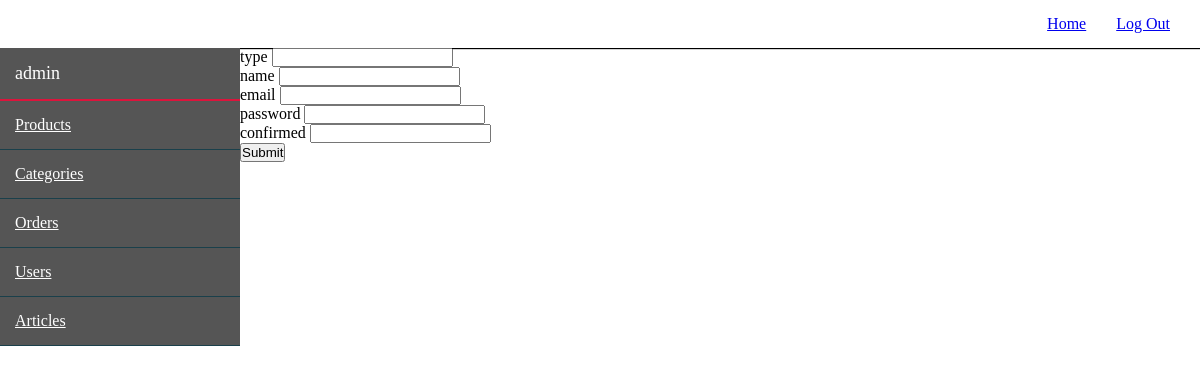
The app's page /admin/add/clients (signed in) with its own data.
### tables this page shows
CREATE TABLE `fields_meta` (
  `id` int(11) NOT NULL,
  `name` varchar(50) NOT NULL,
  `table_name` varchar(50) NOT NULL,
  `type` enum('text','email','disabled','file','password','date','number','bigText') NOT NULL,
  `caption` varchar(50) NOT NULL
);

### core/routing/Route.php (called while the page is built, shortened)
<?php
class Route
{
    protected $uri;
    protected $method;
    public function __construct(string $uri, string $action, string $method = null)
    {
        $this->uri = $uri;
        $temp = explode('/', $action);
        $this->method = $method;
    }
    protected function checkMethod(string $method): bool
    {
        if($this->method === null) {
            return true;
        }
        return strtolower($this->method) === strtolower($method);
    }
    public function checkURI($uri): bool
    {
        return preg_match("~^$this->uri$~", $uri);
    }
    public function checkRequest(Request $request): bool
    {
        if(!$this->checkMethod($request->method)){
            return false;
        }
        if(!$this->checkURI($request->uri)) {
            return false;
        }
        return true;
    }
}
function route(string $uri, string $action, string $method = null) {
    return new Route($uri, $action, $method);
}

### config/routes.php (called while the page is built, shortened)
<?php
    return [
        route('', 'PageController/showHomePage'),
        route('contact', 'PageController/showContactPage'),
        route('about', 'PageController/showAboutPage'),
        route('blog', 'PageController/showBlogPage'),
        route('single/([0-9]+)', 'PageController/showSinglePage/$1'),
        route('cake/([0-9]+)', 'PageController/showCakePage/$1'),
        route('login', 'AuthController/showLoginForm', GET),
        route('login', 'AuthController/processLogin', POST),
        route('register', 'AuthController/showRegistrationForm', GET),
        route('register', 'AuthController/processRegistration', POST),
        route('logout', 'AuthController/logout'),
        route('admin/list/([a-z]+)/([0-9]+)', 'AdminController/listAdminPage/$1/$2'),
        route('admin/add/([a-z]+)', 'AdminController/addShowAdminPage/$1', GET),
        route('admin/add/([a-z]+)', 'AdminController/addProcessAdminPage/$1', POST),
        route('admin/delete/([a-z]+)/([0-9]+)', 'AdminController/deleteAdminPage/$1/$2'),
        route('admin/update/([a-z]+)/([0-9]+)', 'AdminController/updateShowAdminPage/$1/$2', GET),
        route('admin/update/([a-z]+)/([0-9]+)', 'AdminController/updateProcessAdminPage/$1/$2', POST),
        route('api/products', 'APIController/getProducts'),
        route('api/products/byId', 'APIController/getProductsById'),
        route('makeOrder', 'OrdersController/newOrder'),
        route('confirm', 'AuthController/showLoginForm')
    ];

### core/routing/RequestFormer.php (called while the page is built, shortened)
<?php
class RequestFormer
{
    public static function getRequest(): Request {
        $request = new Request();
        if(!empty($_SERVER['REQUEST_URI'])){
            $uri = str_replace(ROOT_DIR, '', urldecode($_SERVER['REQUEST_URI']));
            $uri = trim($uri, '/');
            $request->uri = $uri;
        }
        $request->method = $_SERVER['REQUEST_METHOD'];
        return $request;
    }
}

### core/view/View.php (called while the page is built, shortened)
<?php
class View
{
    protected $view;
    protected $params;
    public function __construct(string $view, array $params = null)
    {
        $this->view = $view;
        $this->params = $params;
    }
    public function show() {
        $params = $this->params;
        require_once ROOT . '/views/' . $this->view . '.php';
    }
}

### index.php (called while the page is built, shortened)
<?php
$router = new \core\Router();
    $router->run();

### model/services/AuthService.php (called while the page is built, shortened)
<?php
class AuthService
{
    public static function getName()
    {
        return $_SESSION['USER']['name'];
    }
}

### core/dataBase/Database/Database.php (called while the page is built, shortened)
<?php
class Database
{
    private $connection;
    public function __construct(PDO $connection)
    {
        $this->connection = $connection;
    }
    public function query(string $query, array $params = null, string $fetchClass = null): array {
        $sth = $this->connection->prepare($query);
        $sth->execute($params);
        if($fetchClass) {
            $sth->setFetchMode(PDO::FETCH_CLASS, $fetchClass);
        } else {
            $sth->setFetchMode(PDO::FETCH_ASSOC);
        }
        $result = [
            'data' => $sth->fetchAll(),
            'error' => $sth->errorInfo()
        ];
        return $result;
    }
}

### core/dataBase/SQL.php (called while the page is built, shortened)
<?php
require_once 'Database/Database.php';
class SQL
{
    private static $dbh;
    private $connection;
    private $query;
    private $params;
    function __construct(PDO $connection = null)
    {
        if ($connection) {
            $this->connection = new Database($connection);
        } else {
            $this->connection = new Database(self::$dbh);
        }
        $this->params = [];
        $this->query = [];
    }
    public static function setConnection(PDO $dbh): void
    {
        self::$dbh = $dbh;
    }
    public function table(array $table): SQL
    {
        $this->query['table'] = $table;
        return $this;
    }
    public function select(array $cols = []): SQL
    {
        $this->query['select'] = $cols;
        return $this;
    }
    public function where(array $conditions): SQL
    {
        $this->query['where'] = $conditions;
        return $this;
    }
    private function buildQuery(): string
    {
        $qStr = '';
        if ($this->checkCommand('delete')) {
            $qStr = $this->formDeleteQuery();
        } elseif ($this->checkCommand('select')) {
            $qStr = $this->formSelectQuery();
        } elseif ($this->checkCommand('insert')) {
            $qStr = $this->formInsertQuery();
        } elseif ($this->checkCommand('update')) {
            $qStr = $this->formUpdateQuery();
        }
        return $qStr;
    }
    private function formSelectQuery(): string
    {
        $qStr = 'SELECT ';
        $qStr .=  ($this->query['select'])?
            implode(', ', $this->query['select']) : '*';
        if($this->checkCommand('table')){
            $this->addFrom($qStr, $this->query['table']);
        }
        if ($this->checkCommand('where')) {
            $this->addWhere($qStr, $this->query['where']);
        }
        return $qStr;
    }
    private function addWhere(string &$qStr, array &$params, string $prefix = 'where_')
    {
        $firstCond = array_shift($params);
        $qStr .= ' WHERE ' . $firstCond->getLeft() . ' '
            . $firstCond->getOperation() . $this->getNamedParam($prefix, 0);
        $this->params[$this->getNamedParam($prefix, 0)] = $firstCond->getRight();
    }
    private function getNamedParam(string $prefix, int $num): string
    {
        return ':' . $prefix . $num;
    }
    private function checkCommand(string $command): bool
    {
        if (array_key_exists($command, $this->query)) {
            return true;
        }
        return false;
    }
    private function substituteQueryParams(string $query, array $params = null): string
    {
        foreach ($params as $key => &$value) {
            $query = str_replace($key,  $this->connection->quote($value) , $query);
        }
        return $query;
    }
    public function exec(string $fetchClass = null): SQLResult
    {
        $query = $this->buildQuery();
        $answer = $this->connection->query($query, $this->params, $fetchClass);
        $query = $this->substituteQueryParams($query, $this->params);
        return new SQLResult($answer['data'], $query, $answer['error']);
    }
}

### controllers/AdminController.php (called while the page is built, shortened)
<?php
class AdminController
{
    public function addShowAdminPage($tableName){
        $fields = $this->getDB()->table(['fields_meta'])
            ->select()->where([\database\sql\equals('table_name', $tableName)])->exec()->getData();
        $params = [
            'title' => APP_TITLE,
            'page' => 'home',
            'fields' => $fields,
            'tab' => ucfirst($tableName),
            'pageName'=>$tableName
        ];
        return \core\view('adminAdd', $params);
    }
}

### core/dataBase/conditions/Condition.php (called while the page is built, shortened)
<?php
abstract class Condition
{
    private $left;
    private $right;
    public function __construct($leftOperand, $rightOperand)
    {
        $this->left = $leftOperand;
        $this->right = $rightOperand;
    }
    public function getLeft()
    {
        return $this->left;
    }
    public function getRight()
    {
        return $this->right;
    }
}

### core/dataBase/conditions/Equals.php (called while the page is built, shortened)
<?php
require_once 'Condition.php';
class Equals extends Condition
{
    public function getOperation(): string
    {
        return '=';
    }
}

### views/adminAdd.php (the view, shortened to what this page needs)
<!DOCTYPE html>
<html>
<head>
</head>
<body>
<header>
    <div class="links">
        <a href="<?= ROOT_DIR ?>">Home</a>
        <a href="<?= ROOT_DIR.'/logout' ?>">Log Out</a>
    </div>
</header>
<section class="content">
    <div class="sidebar">
        <div class="user">
            <?= AuthService::getName() ?>
        </div>
        <div class="menu">
            <div class="item"><a href="<?= ROOT_DIR.'/admin/list/products/1' ?>">Products</a></div>
            <div class="item"><a href="<?= ROOT_DIR.'/admin/list/category/1' ?>">Categories</a></div>
            <div class="item"><a href="<?= ROOT_DIR.'/admin/list/orders/1' ?>">Orders</a></div>
            <div class="item"><a href="<?= ROOT_DIR.'/admin/list/clients/1' ?>">Users</a></div>
            <div class="item"><a href="<?= ROOT_DIR.'/admin/list/articles/1' ?>">Articles</a></div>
        </div>
    </div>
    <div class="tableContent">
        <form method="post" action="<?= ROOT_DIR.'/admin/add/'.$params['pageName'] ?>" id="form1" enctype="multipart/form-data">
            <?php foreach ($params['fields'] as $field) {
                if ($field['name'] == 'id' ) {continue;} ?>
                <?= $field['name'] ?>
                <?php
                 if ($field['type'] == 'bigText') {
                ?>
                     <textarea name="<?= $field['name'] ?>">
                     </textarea>
                <?php } else { ?>
                     <input name="<?= $field['name'] ?>" type="<?= $field['type'] ?>"
                         <?php if($field['type']=='file'){?>
                             accept="image/jpeg,image/png"
                         <?}?> >
                <?php } ?>
                <br>
            <?php } ?>
        </form>
        <button type="submit" form="form1" value="Submit">Submit</button>
    </div>
</section>
</body>
</html>

### core/routing/Router.php (shortened to what this page needs)
<?php
    class Router
    {
        protected $routes;
        public function __construct()
        {
            $this->routes = require_once (ROOT . '/config/routes.php');
        }
        public function run(){
            $request = RequestFormer::getRequest();
            foreach ($this->routes as $route){
                if($route->checkRequest($request)){
                    $controller = new $controllerName;
                    $methodName = $route->getFunction();
                    $params = $route->getUriParams($request->uri);
                    $result = call_user_func_array([$controller, $methodName], $params);
                    $this->processResult($result);
                    return;
                }
            }
        }
        protected function processResult($result) {
            if($result instanceof View) {
                $result->show();
            }
        }
    }

### views/adminAdd.php (style rules this page uses)
* { padding: 0; margin: 0; }
header { padding: 15px; box-shadow: 1px 1px 1px #000; }
.links { display: flex; justify-content: flex-end; }
.links a { margin: 0 15px; display: inline-block; }
.sidebar { width: 300px; background-color: #555; color: #fff; }
.user { padding: 15px; font-size: 18px; border-bottom: 2px solid crimson; }
.menu .item { padding: 15px; border-bottom: 1px solid #1a404b; }
.menu .item a { color: #fff; display: block; }
.content { display: flex; ju dstify-content: flex-start; flex-wrap: nowrap; }
.tableContent { width: 100%; }

### records on screen
fields_meta: name "type"
fields_meta: name "name"
fields_meta: name "email"
fields_meta: name "password"
fields_meta: name "confirmed"
